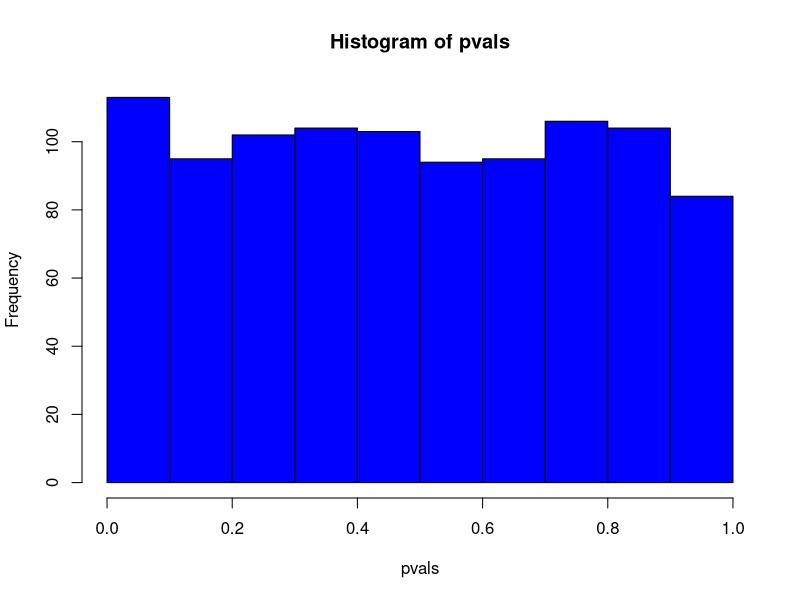
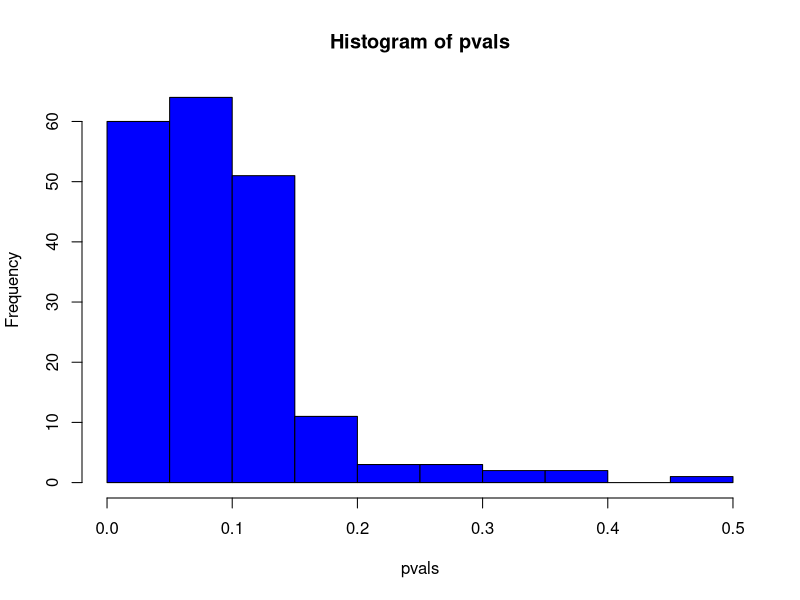
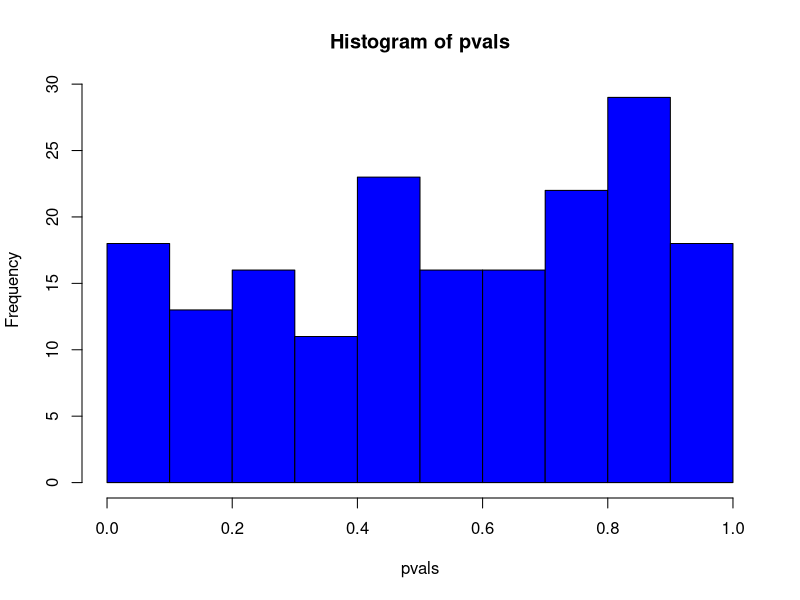
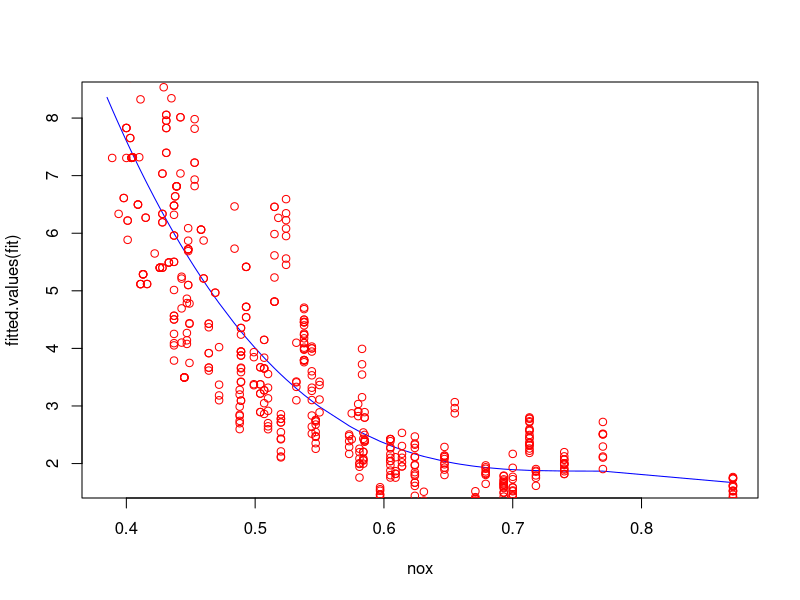
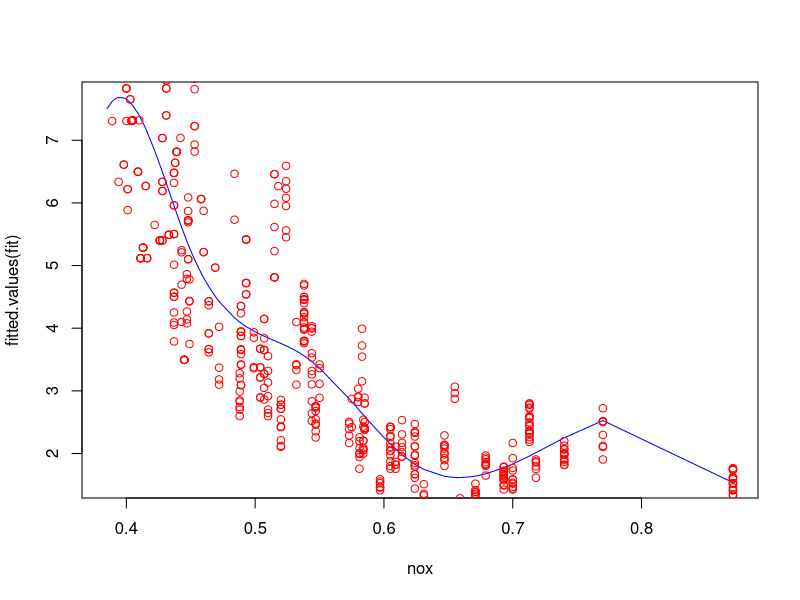
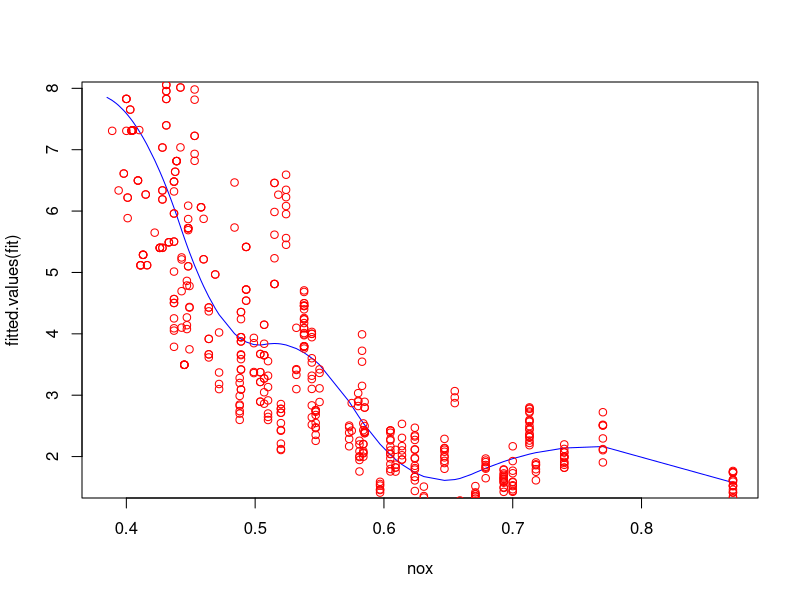

Here is the R script that generated these plots, in order:
## ---- chunk 1
library(leaps)
beta0=2
sigma=1
n=200 #observations
set.seed(2)
# 1000 datasets
X = matrix(nrow=n,ncol=10,data=rnorm(n*10,0,1))
Y = matrix(nrow=1000,ncol=n,data=rnorm(1000*n,0,1))+beta0
pvals = rep(0,1000)
for (i in 1:1000){
  fit = lm(Y[i,]~X[,1]+X[,2]+X[,3]+X[,4]+X[,5]+X[,6]+X[,7]+X[,8]+X[,9]+X[,10])
  pvals[i] = summary(fit)$coefficients[2,4]
}
hist(pvals,col="BLUE",prob=FALSE) #seems to be uniform, which it should be

## now we do best subset selection Mallow's Cp to find best model
pvals = c()
for (i in 1:1000){
  df = data.frame(y=Y[i,],x1=X[,1],x2=X[,2],x3=X[,3],x4=X[,4],x5=X[,5],x6=X[,6],x7=X[,7],x8=X[,8],x9=X[,9],x10=X[,10])
  regfit = regsubsets(y~.,data=df,nvmax=10) #note this doesnt take the empty model into account
  cps = summary(regfit)$cp                  ## but it doesnt matter since only record p value if contains x1
  ind = which(cps == min(cps))
  
  list = names(coef(regfit,ind)) #here the first is intercept, which we dont want
  list = list[2:length(list)]
  if(is.element("x1",list)){
    fit = lm(y ~.,data=df[,c("y",list)])
    pvals = append(pvals,summary(fit)$coefficients[2,4])
  }
  
}
hist(pvals,col="BLUE",prob=FALSE) ## now not uniform anymore

pvals = c()
for (i in 1:1000){
  train = sample(1:200,100,replace=FALSE)
  df = data.frame(y=Y[i,],x1=X[,1],x2=X[,2],x3=X[,3],x4=X[,4],x5=X[,5],x6=X[,6],x7=X[,7],x8=X[,8],x9=X[,9],x10=X[,10])
  regfit = regsubsets(y~.,data=df[train,],nvmax=10) #note this doesnt take the empty model into account
  cps = summary(regfit)$cp                  ## but it doesnt matter since only record p value if contains x1
  ind = which(cps == min(cps))
  
  list = names(coef(regfit,ind)) #here the first is intercept, which we dont want
  list = list[2:length(list)]
  if(is.element("x1",list)){
    fit = lm(y ~.,data=df[-train,c("y",list)])
    pvals = append(pvals,summary(fit)$coefficients[2,4])
  }
  
}

hist(pvals,col="BLUE",prob=FALSE) ## now not uniform anymore


## ---- chunk 2
library(MASS)
library(splines)
data(Boston)
Boston = Boston[,c("dis","nox")]
Boston = Boston[order(Boston$nox,decreasing=FALSE),]
dis = Boston$dis
nox = Boston$nox
fit = lm(dis~poly(nox,degree=3)) #dis mot grad 3 nox
plot(nox,fitted.values(fit),type="l",col="blue")
points(nox,dis,col="red")

RSSs1 = rep(0,10)
BICs = rep(0,10)
for(i in 1:10){
  fit = lm(dis~poly(nox,degree=i))
  rss = sum(summary(fit)$residuals^2)
  RSSs1[i] = rss
  BICs[i] = BIC(fit)
}
ind = which(BICs == min(BICs))


fit = lm(dis~bs(nox,df=6,degree=3))
plot(nox,fitted.values(fit),type="l",col="blue") # 3 knots and cubic spline (default)
points(nox,dis,col="red")

errors = rep(0,10)
folds = cut(1:length(dis),breaks=10,labels=FALSE)
for(i in 1:10){
  inds = which(folds == i)
  fit = lm(dis~bs(nox,df=6,degree=i),data=Boston[-inds,])
  y.pred = predict(fit,Boston[ind,])
  errors[i] = errors[i] + mean((y.pred-dis[inds])^2)
}
errors = errors/10
ind = which(errors == min(errors))

fit = lm(dis~bs(nox,df=6,degree=ind))
plot(nox,fitted.values(fit),type="l",col="blue")
points(nox,dis,col="red")
